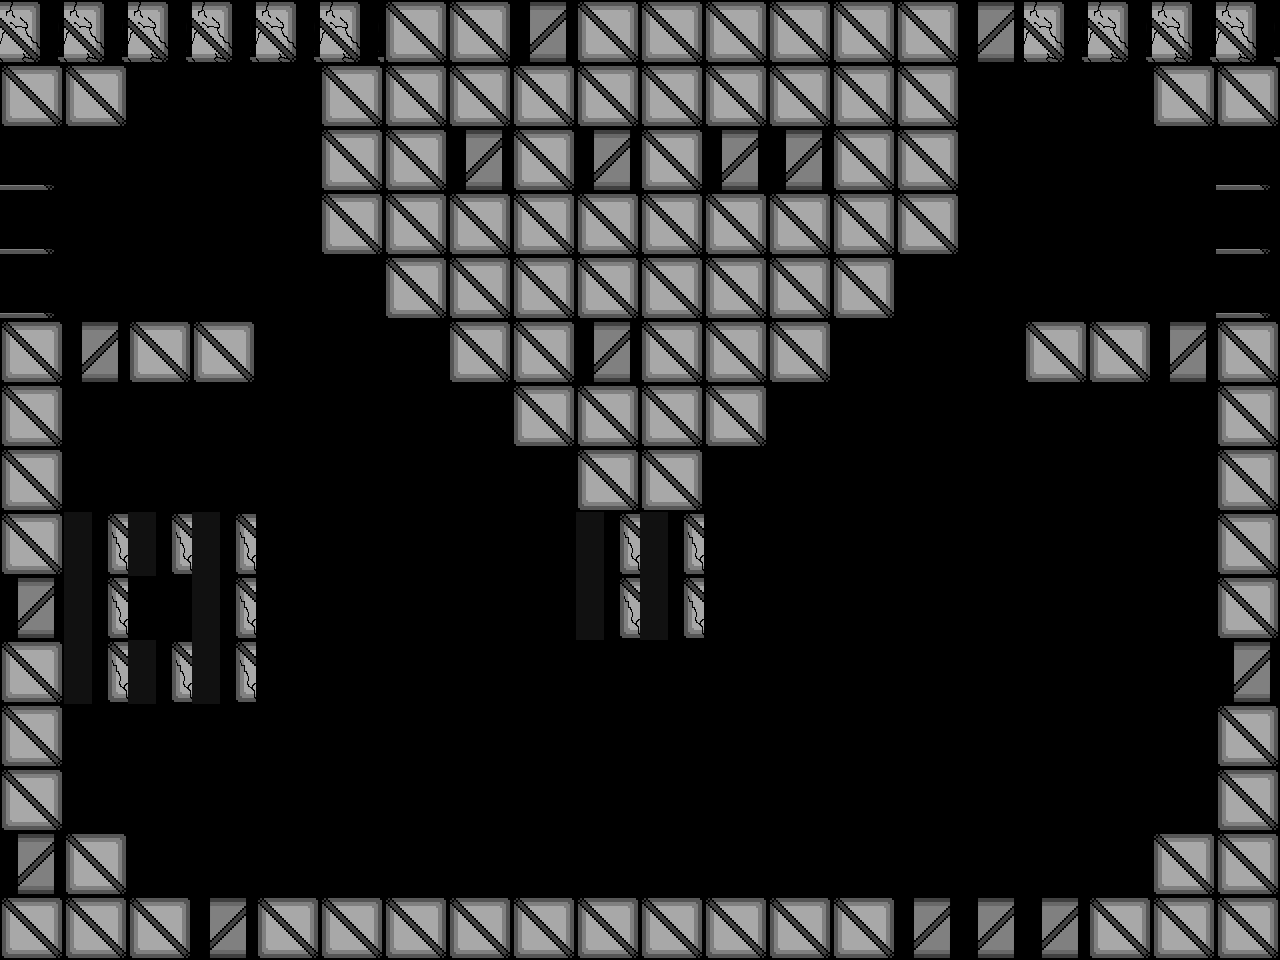

Rendered tile map (Tiled .tmx) drawn with the repository's tilesets; below, a short description and the map source with its tile grids summarised:
An orthogonal 20x15 tile map with 64x64 px tiles, 1 tile layer (Tile Layer 2) and 6 objects (2x Newborn, ScrollingBackground, Player, HealthUp, Uno).

<map version="1.0" tiledversion="1.1.1" orientation="orthogonal" renderorder="right-down" width="20" height="15" tilewidth="64" tileheight="64" infinite="0" nextobjectid="102">
 <properties>
  <property name="assassin" value="assets/assasin_rightLeftSpritesheet.png" />
  <property name="backgroundEasy" value="assets/backgroundEasy.png" />
  <property name="backgroundHard" value="assets/backgroundHard.png" />
  <property name="backgroundMedium" value="assets/backgroundMedium.png" />
  <property name="boss" value="assets/boss.png" />
  <property name="bossexplosion" value="assets/bossexplosion.png" />
  <property name="damageUp" value="assets/metalBoxCoin.png" />
  <property name="explosion" value="assets/explosion.png" />
  <property name="firingRateUp" value="assets/metalBoxCoin.png" />
  <property name="healthUp" value="assets/metalBoxHeart.png" />
  <property name="largeexplosion" value="assets/largeexplosion.png" />
  <property name="loading" value="assets/loading.png" />
  <property name="moveSpeedUp" value="assets/metalBoxCoin.png" />
  <property name="newborn" value="assets/newborn_spritesheet(h54_w62).png" />
  <property name="player" value="assets/playerSpriteSheetTemp.png" />
  <property name="reward" value="assets/reward1.png" />
  <property name="smallexplosion" value="assets/smallexplosion.png" />
  <property name="uno" value="assets/uno_Static.png" />
 </properties>
 <tileset firstgid="1" name="blocks1" tilewidth="64" tileheight="64" tilecount="14" columns="14">
  <image source="blocks1.png" width="900" height="64" />
 </tileset>
 <objectgroup color="#00ff00" name="Object Layer 1">
  <object id="59" name="Background" type="ScrollingBackground" x="0" y="0" width="64" height="64">
   <properties>
    <property name="numFrames" value="1" />
    <property name="textureHeight" value="960" />
    <property name="textureID" value="backgroundEasy" />
    <property name="textureWidth" value="1280" />
   </properties>
  </object>
  <object id="55" name="Player1" type="Player" x="1080.48" y="676.701" width="34" height="64">
   <properties>
    <property name="numFrames" value="6" />
    <property name="textureHeight" value="60" />
    <property name="textureID" value="player" />
    <property name="textureWidth" value="34" />
   </properties>
  </object>
  <object id="95" name="Newborn1" type="Newborn" x="215.061" y="97.485" width="62" height="54">
   <properties>
    <property name="numFrames" value="2" />
    <property name="textureHeight" value="54" />
    <property name="textureID" value="newborn" />
    <property name="textureWidth" value="62" />
   </properties>
  </object>
  <object id="99" name="Newborn1" type="Newborn" x="959.667" y="102.333" width="62" height="54">
   <properties>
    <property name="numFrames" value="2" />
    <property name="textureHeight" value="54" />
    <property name="textureID" value="newborn" />
    <property name="textureWidth" value="62" />
   </properties>
  </object>
  <object id="100" name="HealthUp" type="HealthUp" x="608" y="544" width="64" height="64">
   <properties>
    <property name="numFrames" value="1" />
    <property name="textureHeight" value="64" />
    <property name="textureID" value="healthUp" />
    <property name="textureWidth" value="64" />
   </properties>
  </object>
  <object id="101" name="Uno1" type="Uno" x="149.833" y="581.167" width="39" height="51">
   <properties>
    <property name="numFrames" value="2" />
    <property name="textureHeight" value="51" />
    <property name="textureID" value="uno" />
    <property name="textureWidth" value="39" />
   </properties>
  </object>
 </objectgroup>
 <layer name="Tile Layer 2" width="20" height="15">
  <properties>
   <property name="collidable" value="" />
  </properties>
  <data>[300 cells, 138 non-empty, 5 distinct tile ids]</data>
 </layer>
</map>
